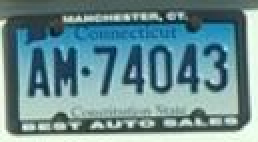
#> input picture anpr_detection/license-plates/AM74043-update.JPG, 129 x 71 px, found by its file name (shown 2 times larger)
$ python anpr_detection.py
#> lines starting #> are read from the running program, lines starting #| are printed output that depends on the picture
import pytesseract
from PIL import Image
from cv2 import cv2
import numpy as np
from matplotlib import pyplot as plt

pytesseract.pytesseract.tesseract_cmd = r'C:\\Program Files\\Tesseract-OCR\\tesseract.exe'

file_path= 'anpr_detection/license-plates/AM74043-update.jpg'
im = Image.open(file_path)
#> im is the input picture: PIL image 129x71 RGB; mean R, G, B 106, 142.1, 147.2
im.save('anpr_detection/ocr.png', dpi=(300, 300))

image = cv2.imread('anpr_detection/ocr.png')
image = cv2.resize(image, None, fx=2, fy=2, interpolation=cv2.INTER_CUBIC)
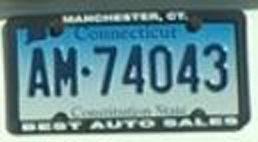
#> image: shape (142, 258, 3); mean B, G, R 147.2, 142.1, 106

retval, threshold = cv2.threshold(image,110,255,cv2.THRESH_BINARY_INV)
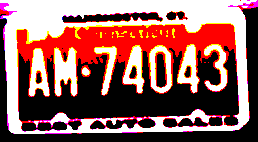
#> threshold: shape (142, 258, 3); mean B, G, R 93.6, 97.9, 148

#> (the run stopped early here; a loop or call above may not have finished)

$ run again, with anpr_detection/license-plates/GWT2180.png saved as anpr_detection/license-plates/AM74043-update.JPG
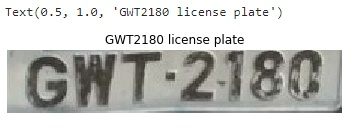
#> input picture anpr_detection/license-plates/GWT2180.png, 356 x 128 px, found by its file name
#> im is the input picture: PIL image 356x128 RGB; mean R, G, B 198.8, 199.1, 196.2
#> `image = cv2.resize(image, None, fx=2, fy=2, interpolation=cv2.INTER_CU..`:
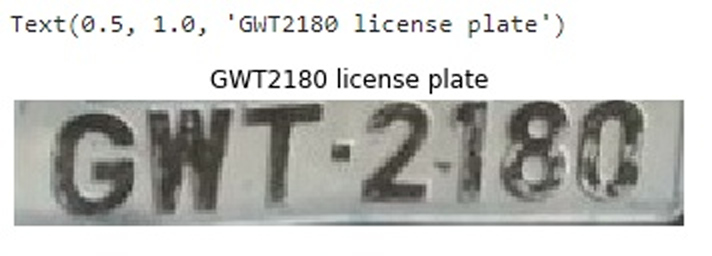
#> image: shape (256, 712, 3); mean B, G, R 195.8, 198.7, 198.5
#> `retval, threshold = cv2.threshold(image,110,255,cv2.THRESH_BINARY_INV)`:
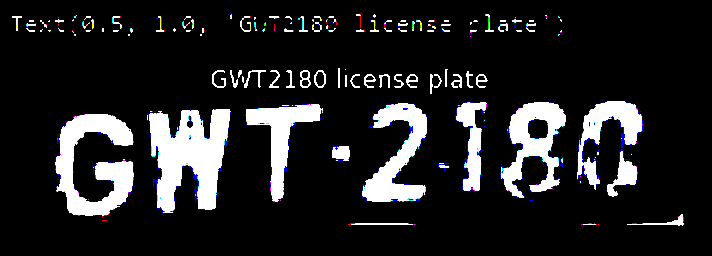
#> threshold: shape (256, 712, 3); mean B, G, R 36.6, 34.8, 34.6
